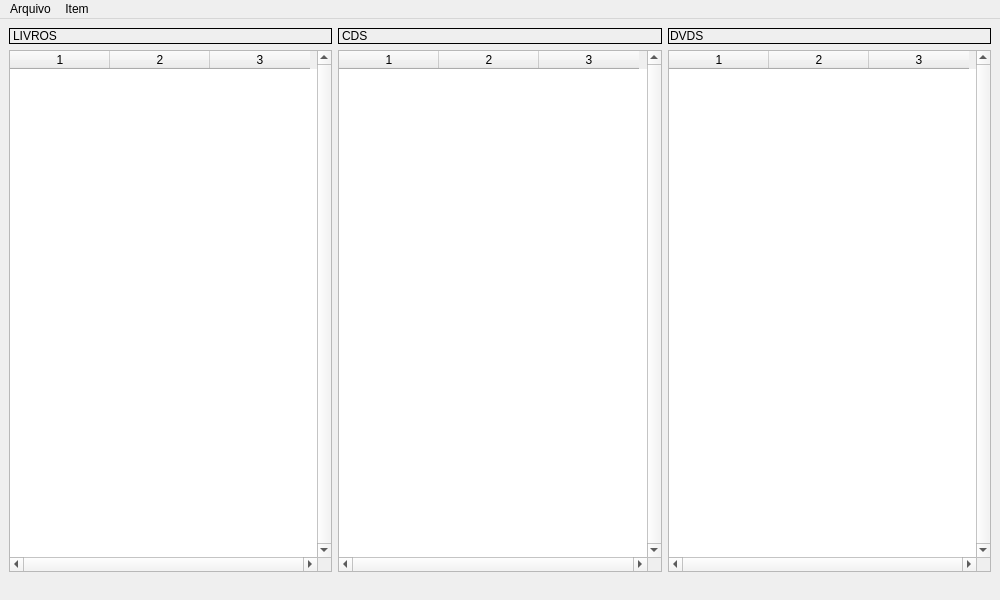
<?xml version="1.0" encoding="UTF-8"?>
<ui version="4.0">
 <class>MainLoja</class>
 <widget class="QMainWindow" name="MainLoja">
  <property name="enabled">
   <bool>true</bool>
  </property>
  <property name="geometry">
   <rect>
    <x>0</x>
    <y>0</y>
    <width>1000</width>
    <height>600</height>
   </rect>
  </property>
  <property name="tabletTracking">
   <bool>false</bool>
  </property>
  <property name="acceptDrops">
   <bool>true</bool>
  </property>
  <property name="windowTitle">
   <string>Estoque em Loja</string>
  </property>
  <property name="windowIcon">
   <iconset>
    <normaloff>../../../Downloads/png-transparent-minecraft-twitch-video-game-computer-servers-treasure-chest-angle-rectangle-video-game.png</normaloff>../../../Downloads/png-transparent-minecraft-twitch-video-game-computer-servers-treasure-chest-angle-rectangle-video-game.png</iconset>
  </property>
  <widget class="QWidget" name="centralwidget">
   <layout class="QHBoxLayout" name="horizontalLayout">
    <item>
     <layout class="QVBoxLayout" name="verticalLayout_2">
      <item>
       <widget class="QLabel" name="CabecLIV">
        <property name="enabled">
         <bool>true</bool>
        </property>
        <property name="maximumSize">
         <size>
          <width>16777215</width>
          <height>17</height>
         </size>
        </property>
        <property name="layoutDirection">
         <enum>Qt::LeftToRight</enum>
        </property>
        <property name="autoFillBackground">
         <bool>true</bool>
        </property>
        <property name="styleSheet">
         <string notr="true"/>
        </property>
        <property name="frameShape">
         <enum>QFrame::Box</enum>
        </property>
        <property name="frameShadow">
         <enum>QFrame::Plain</enum>
        </property>
        <property name="lineWidth">
         <number>1</number>
        </property>
        <property name="text">
         <string>LIVROS</string>
        </property>
       </widget>
      </item>
      <item>
       <widget class="QTableWidget" name="TabLivros">
        <property name="focusPolicy">
         <enum>Qt::StrongFocus</enum>
        </property>
        <property name="frameShadow">
         <enum>QFrame::Plain</enum>
        </property>
        <property name="verticalScrollBarPolicy">
         <enum>Qt::ScrollBarAlwaysOn</enum>
        </property>
        <property name="horizontalScrollBarPolicy">
         <enum>Qt::ScrollBarAlwaysOn</enum>
        </property>
        <property name="selectionMode">
         <enum>QAbstractItemView::SingleSelection</enum>
        </property>
        <property name="selectionBehavior">
         <enum>QAbstractItemView::SelectRows</enum>
        </property>
        <property name="showGrid">
         <bool>true</bool>
        </property>
        <property name="columnCount">
         <number>3</number>
        </property>
        <attribute name="verticalHeaderVisible">
         <bool>false</bool>
        </attribute>
        <column>
         <property name="text">
          <string>1</string>
         </property>
        </column>
        <column>
         <property name="text">
          <string>2</string>
         </property>
        </column>
        <column>
         <property name="text">
          <string>3</string>
         </property>
        </column>
       </widget>
      </item>
     </layout>
    </item>
    <item>
     <layout class="QVBoxLayout" name="verticalLayout_3">
      <item>
       <widget class="QLabel" name="CabecCD">
        <property name="maximumSize">
         <size>
          <width>16777215</width>
          <height>17</height>
         </size>
        </property>
        <property name="layoutDirection">
         <enum>Qt::LeftToRight</enum>
        </property>
        <property name="autoFillBackground">
         <bool>true</bool>
        </property>
        <property name="styleSheet">
         <string notr="true"/>
        </property>
        <property name="frameShape">
         <enum>QFrame::Box</enum>
        </property>
        <property name="text">
         <string>CDS</string>
        </property>
       </widget>
      </item>
      <item>
       <widget class="QTableWidget" name="TabCds">
        <property name="layoutDirection">
         <enum>Qt::LeftToRight</enum>
        </property>
        <property name="verticalScrollBarPolicy">
         <enum>Qt::ScrollBarAlwaysOn</enum>
        </property>
        <property name="horizontalScrollBarPolicy">
         <enum>Qt::ScrollBarAlwaysOn</enum>
        </property>
        <property name="selectionMode">
         <enum>QAbstractItemView::SingleSelection</enum>
        </property>
        <property name="selectionBehavior">
         <enum>QAbstractItemView::SelectRows</enum>
        </property>
        <attribute name="horizontalHeaderCascadingSectionResizes">
         <bool>false</bool>
        </attribute>
        <attribute name="horizontalHeaderShowSortIndicator" stdset="0">
         <bool>false</bool>
        </attribute>
        <attribute name="horizontalHeaderStretchLastSection">
         <bool>false</bool>
        </attribute>
        <attribute name="verticalHeaderVisible">
         <bool>false</bool>
        </attribute>
        <attribute name="verticalHeaderCascadingSectionResizes">
         <bool>false</bool>
        </attribute>
        <attribute name="verticalHeaderDefaultSectionSize">
         <number>35</number>
        </attribute>
        <column>
         <property name="text">
          <string>1</string>
         </property>
        </column>
        <column>
         <property name="text">
          <string>2</string>
         </property>
        </column>
        <column>
         <property name="text">
          <string>3</string>
         </property>
        </column>
       </widget>
      </item>
     </layout>
    </item>
    <item>
     <layout class="QVBoxLayout" name="verticalLayout">
      <item>
       <widget class="QLabel" name="CabecDVD">
        <property name="maximumSize">
         <size>
          <width>16777215</width>
          <height>17</height>
         </size>
        </property>
        <property name="layoutDirection">
         <enum>Qt::LeftToRight</enum>
        </property>
        <property name="autoFillBackground">
         <bool>true</bool>
        </property>
        <property name="styleSheet">
         <string notr="true"/>
        </property>
        <property name="frameShape">
         <enum>QFrame::Box</enum>
        </property>
        <property name="text">
         <string>DVDS</string>
        </property>
        <property name="textFormat">
         <enum>Qt::AutoText</enum>
        </property>
        <property name="indent">
         <number>1</number>
        </property>
       </widget>
      </item>
      <item>
       <widget class="QTableWidget" name="TabDVDs">
        <property name="verticalScrollBarPolicy">
         <enum>Qt::ScrollBarAlwaysOn</enum>
        </property>
        <property name="horizontalScrollBarPolicy">
         <enum>Qt::ScrollBarAlwaysOn</enum>
        </property>
        <property name="tabKeyNavigation">
         <bool>false</bool>
        </property>
        <property name="alternatingRowColors">
         <bool>false</bool>
        </property>
        <property name="selectionMode">
         <enum>QAbstractItemView::SingleSelection</enum>
        </property>
        <property name="selectionBehavior">
         <enum>QAbstractItemView::SelectRows</enum>
        </property>
        <attribute name="verticalHeaderVisible">
         <bool>false</bool>
        </attribute>
        <column>
         <property name="text">
          <string>1</string>
         </property>
        </column>
        <column>
         <property name="text">
          <string>2</string>
         </property>
        </column>
        <column>
         <property name="text">
          <string>3</string>
         </property>
        </column>
       </widget>
      </item>
     </layout>
    </item>
   </layout>
  </widget>
  <widget class="QMenuBar" name="menubar">
   <property name="geometry">
    <rect>
     <x>0</x>
     <y>0</y>
     <width>1000</width>
     <height>26</height>
    </rect>
   </property>
   <widget class="QMenu" name="menuArquivo">
    <property name="title">
     <string>Arquivo</string>
    </property>
    <addaction name="actionLer"/>
    <addaction name="actionSalvar"/>
    <addaction name="separator"/>
    <addaction name="actionSair"/>
   </widget>
   <widget class="QMenu" name="menuItem">
    <property name="title">
     <string>Item</string>
    </property>
    <addaction name="actionIncluir_Livro"/>
    <addaction name="actionIncluir_CD"/>
    <addaction name="actionIncluir_DVD"/>
   </widget>
   <addaction name="menuArquivo"/>
   <addaction name="menuItem"/>
  </widget>
  <widget class="QStatusBar" name="statusbar">
   <property name="enabled">
    <bool>false</bool>
   </property>
   <property name="acceptDrops">
    <bool>true</bool>
   </property>
   <property name="sizeGripEnabled">
    <bool>false</bool>
   </property>
  </widget>
  <action name="actionLer">
   <property name="text">
    <string>Ler...</string>
   </property>
  </action>
  <action name="actionSalvar">
   <property name="text">
    <string>Salvar...</string>
   </property>
  </action>
  <action name="actionSair">
   <property name="text">
    <string>Sair</string>
   </property>
  </action>
  <action name="actionIncluir_Livro">
   <property name="text">
    <string>Incluir Livro...</string>
   </property>
  </action>
  <action name="actionIncluir_CD">
   <property name="text">
    <string>Incluir CD...</string>
   </property>
  </action>
  <action name="actionIncluir_DVD">
   <property name="text">
    <string>Incluir DVD...</string>
   </property>
  </action>
 </widget>
 <resources/>
 <connections/>
</ui>
